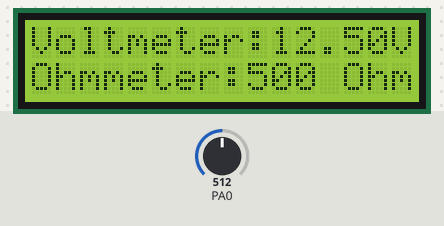
Bench run of a program on a simulated ATmega32, built with avr-gcc and emulated at 8 MHz. Shown: 16×2 character LCD. Wiring (inferred from the names in the program): character LCD (HD44780): RS PB0; R/W PB1; E PB2; data PD0, PD1, PD2, PD3, PD4, PD5, PD6, PD7. Inputs (shaded band) come from the test bench; at power-on: PA0 = 512.

Above: at 1.2 s.
1.3 s: PA0 set to 716
At 1.63 s:
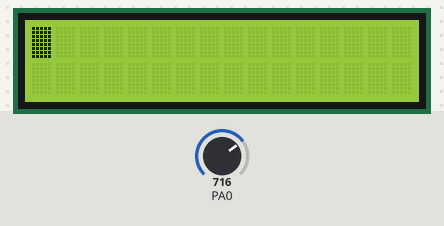
3.2 s: PA0 set to 900
At 4.0 s:
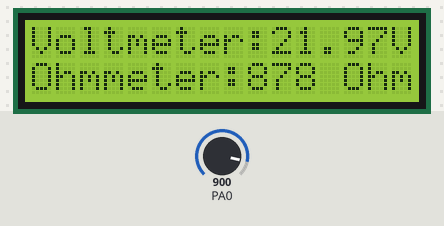
4.8 s: PA0 set to 1023
At 5.8 s:
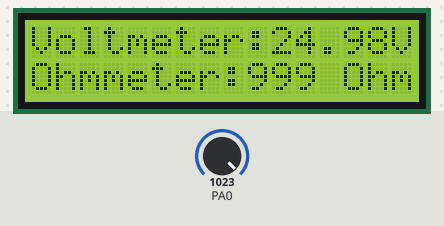
6.9 s: PA0 set to 1013
At 7.7 s:
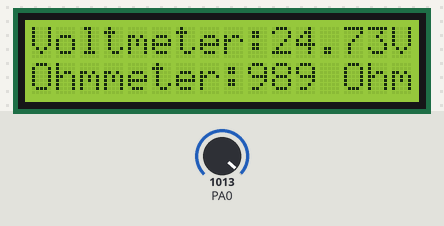
8.4 s: PA0 set to 306
At 9.6 s:
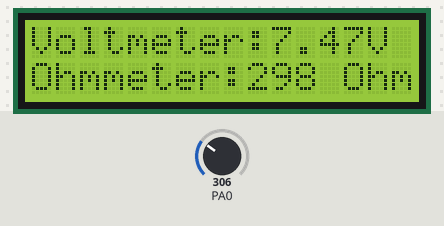
10.0 s: PA0 set to 0
At 11.5 s:
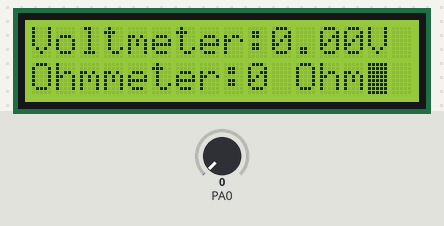
Timing chart, 0 to 12.6 s (numbered marks = the images above; inputs shaded):
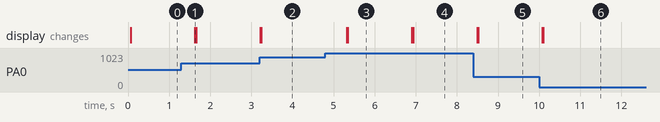

Measured:
- after the input at 1.3 s, the display: changes after 0.33 s (image 1)
- after the input at 3.2 s, the display: first changes at once (image 2 shows a later state)
- after the input at 4.8 s, the display: first changes after 0.52 s (image 3 shows a later state)
- after the input at 6.9 s, the display: first changes at once (image 4 shows a later state)
- after the input at 8.4 s, the display: first changes after 0.09 s (image 5 shows a later state)
- after the input at 10.0 s, the display: first changes after 0.08 s (image 6 shows a later state)

The program:

main.c
```c
/*
 * main.c
 *
 *  Created on: May 2, 2024
 *      Author: Hassan Bahnasy
 */
#include "STD_TYPES.h"
#include "BIT_MATH.h"
#define F_CPU      8000000UL
#include <util/delay.h>
#include <stdio.h>
#include <stdlib.h>

#include "DIO_interface.h"
#include "LCD_interface.h"
#include "ADC_interface.h"

void FloatToString(float num, char *buffer, int decimal_places,int width)
{
	dtostrf(num,width,decimal_places,buffer);
}

int main()
{
	u16 Local_u16DigitalValue,Local_u16AnalogValue;
	f32 Local_f32PreviousVoltmeterValue= 0xFFFF,Local_f32PreviousOhmmeterValue=0xFFFF;
	f32 Local_f32VoltmeterValue,Local_f32OhmmeterValue;
	u8 buffer[20];
	DIO_voidInit();
	LCD_voidInit();
	ADC_voidInit();
	while(1)
	{
		// Read ADC value from Channel 0 (Voltmeter)
		ADC_u8GetDigitalValueSynchNonBlocking(ADC_u8_CHANNEL_0,&Local_u16DigitalValue);
		Local_u16AnalogValue = ((u32)(Local_u16DigitalValue * 5000UL)/1024);
		Local_f32VoltmeterValue = ((Local_u16AnalogValue) / 5000.0) * 25.0;
		// Check if the voltmeter value has changed significantly
		if ((Local_f32VoltmeterValue - Local_f32PreviousVoltmeterValue) > 0.01 || (Local_f32PreviousVoltmeterValue - Local_f32VoltmeterValue) > 0.01)
		{
			// Update the LCD display with the new voltmeter value
			LCD_voidClearScreen();
			FloatToString(Local_f32VoltmeterValue, buffer, 2,4);
//			dtostrf(Local_f32VoltmeterValue,4,2,buffer);
			LCD_voidWriteString("Voltmeter:");
			LCD_voidWriteString(buffer);
			LCD_voidWriteString("V");
			Local_f32PreviousVoltmeterValue = Local_f32VoltmeterValue; // Update previous voltmeter value
		}
		// Read ADC value from Channel 0 (Ohmmeter)
		ADC_u8GetDigitalValueSynchNonBlocking(ADC_u8_CHANNEL_0, &Local_u16DigitalValue);
		Local_u16AnalogValue = (u16)((Local_u16DigitalValue * 5000UL) / 1024);
		Local_f32OhmmeterValue = (Local_u16AnalogValue/5000.0) *1000.0;
		// Check if the ohmmeter value has changed significantly
		if ((Local_f32OhmmeterValue - Local_f32PreviousOhmmeterValue) > 1 || (Local_f32PreviousOhmmeterValue - Local_f32OhmmeterValue) > 1)
		{
			// Update the LCD display with the new ohmmeter value
			LCD_u8GoToXY(LCD_u8_LINE2, 0);
			LCD_voidWriteString("Ohmmeter:");
			LCD_voidWriteNumber(Local_f32OhmmeterValue);
			LCD_voidWriteString(" Ohm");
			Local_f32PreviousOhmmeterValue = Local_f32OhmmeterValue; // Update previous ohmmeter value
		}

		// Delay to allow time for human observation
		_delay_ms(500);
	}

	return 0;
}
```

ADC_interface.h
```c
/****************************************************************************/
/************************* Name: Hassan Bahnasy     *************************/
/*************************    Date: 14/4/2024       *************************/
/*************************      SWC: ADC            *************************/
/*************************    Version: 1.0          *************************/
/****************************************************************************/
#ifndef ADC_INTERFACE_H
#define ADC_INTERFACE_H


#define ADC_u8_CHANNEL_0                   0
#define ADC_u8_CHANNEL_1                   1
#define ADC_u8_CHANNEL_2                   2
#define ADC_u8_CHANNEL_3                   3
#define ADC_u8_CHANNEL_4                   4
#define ADC_u8_CHANNEL_5                   5
#define ADC_u8_CHANNEL_6                   6
#define ADC_u8_CHANNEL_7                   7
#define ADC_u8_CHANNEL_00x10               8
#define ADC_u8_CHANNEL_10x10               9
#define ADC_u8_CHANNEL_00x200              10
#define ADC_u8_CHANNEL_10x200              11
#define ADC_u8_CHANNEL_22x10               12
#define ADC_u8_CHANNEL_32x10               13
#define ADC_u8_CHANNEL_22x200              14
#define ADC_u8_CHANNEL_32x200              15
#define ADC_u8_CHANNEL_01x1                16
#define ADC_u8_CHANNEL_11x1                17
#define ADC_u8_CHANNEL_21x1                18
#define ADC_u8_CHANNEL_31x1                19
#define ADC_u8_CHANNEL_41x1                20
#define ADC_u8_CHANNEL_51x1                21
#define ADC_u8_CHANNEL_61x1                22
#define ADC_u8_CHANNEL_71x1                23
#define ADC_u8_CHANNEL_02x1                24
#define ADC_u8_CHANNEL_12x1                25
#define ADC_u8_CHANNEL_22x1                26
#define ADC_u8_CHANNEL_32x1                27
#define ADC_u8_CHANNEL_42x1                28
#define ADC_u8_CHANNEL_52x1                29
#define ADC_u8_CHANNEL_VBG                 30
#define ADC_u8_CHANNEL_GND                 31


void ADC_voidInit(void);

u8 ADC_u8GetDigitalValueSynchNonBlocking(u8 Copy_u8ChannelNb, u16 *Copy_pu16DigitalValue);

u8 ADC_u8GetDigitalValueAsynch(u8 Copy_u8ChannelNb, void (*Copy_pfNotification) (u16));

u8 ADC_u8GetADCRegValue (u16 * Copy_pu16ADCValue);

#endif
```

ADC_program.c
```c
/****************************************************************************/
/************************* Name: Hassan Bahnasy     *************************/
/*************************    Date: 14/4/2024       *************************/
/*************************      SWC: ADC            *************************/
/*************************    Version: 1.0          *************************/
/****************************************************************************/
#include "STD_TYPES.h"
#include "BIT_MATH.h"

#include "ADC_interface.h"
#include "ADC_config.h"
#include "ADC_private.h"

static void (*ADC_pfNotification)(u16) = NULL;

/* ADC busy Flag */
static u8 ADC_u8BusyFlag = 0;

void ADC_voidInit(void)
{
	/* 1- Select Vref = AVCC
	   2- Right Adjust
	   3- Disable AutoTrigger
	   4- Select CLK/64
	   5- Enable ADC
	    */
	//1- Select Vref = AVCC
#if ADC_u8_VREF_OPTION == ADC_u8_VREF_AVCC
	CLR_BIT(ADC_u8_ADMUX_REG,7);
	SET_BIT(ADC_u8_ADMUX_REG,6);
#elif ADC_u8_VREF_OPTION == ADC_u8_VREF_AREF
	CLR_BIT(ADC_u8_ADMUX_REG,7);
	CLR_BIT(ADC_u8_ADMUX_REG,6);
#elif ADC_u8_VREF_OPTION == ADC_u8_VREF_VINTERNAL
	SET_BIT(ADC_u8_ADMUX_REG,7);
	SET_BIT(ADC_u8_ADMUX_REG,6);
#endif

	//2- Right Adjust
#if ADC_u8_ADJUST_OPTION == ADC_u8_RIGHT_ADJUST
	CLR_BIT(ADC_u8_ADMUX_REG,5);
#elif ADC_u8_ADJUST_OPTION == ADC_u8_LEFT_ADJUST
	SET_BIT(ADC_u8_ADMUX_REG,5);
#endif

	//3- Disable AutoTrigger
#if ADC_u8_AUTO_TRIGGER_MODE == ADC_u8_AUTO_TRIGGER_DISABLE
	CLR_BIT(ADC_u8_ADCSRA_REG,5);
#elif ADC_u8_AUTO_TRIGGER_MODE == ADC_u8_AUTO_TRIGGER_ENABLE
	SET_BIT(ADC_u8_ADCSRA_REG,5);
	#if ADC_u8_AUTO_TRIGGER_MODE == ADC_u8_AUTO_TRIGGER_FREE_RUNNING
		CLR_BIT(ADC_u8_SFIOR_REG,7);
		CLR_BIT(ADC_u8_SFIOR_REG,6);
		CLR_BIT(ADC_u8_SFIOR_REG,5);
	#elif ADC_u8_AUTO_TRIGGER_MODE == ADC_u8_AUTO_TRIGGER_ANALOG_COMPARATOR
		CLR_BIT(ADC_u8_SFIOR_REG,7);
		CLR_BIT(ADC_u8_SFIOR_REG,6);
		SET_BIT(ADC_u8_SFIOR_REG,5);
	#elif ADC_u8_AUTO_TRIGGER_MODE == ADC_u8_AUTO_TRIGGER_EXTERNAL_INTERRUPT
		CLR_BIT(ADC_u8_SFIOR_REG,7);
		SET_BIT(ADC_u8_SFIOR_REG,6);
		CLR_BIT(ADC_u8_SFIOR_REG,5);
	#elif ADC_u8_AUTO_TRIGGER_MODE == ADC_u8_AUTO_TRIGGER_TIMER0_COMPARE_MATCH_A
		CLR_BIT(ADC_u8_SFIOR_REG,7);
		SET_BIT(ADC_u8_SFIOR_REG,6);
		SET_BIT(ADC_u8_SFIOR_REG,5);
	#elif ADC_u8_AUTO_TRIGGER_MODE == ADC_u8_AUTO_TRIGGER_TIMER0_OVERFLOW
		SET_BIT(ADC_u8_SFIOR_REG,7);
		CLR_BIT(ADC_u8_SFIOR_REG,6);
		CLR_BIT(ADC_u8_SFIOR_REG,5);
	#elif ADC_u8_AUTO_TRIGGER_MODE == ADC_u8_AUTO_TRIGGER_TIMER_COMPARE_MATCH_B
		SET_BIT(ADC_u8_SFIOR_REG,7);
		CLR_BIT(ADC_u8_SFIOR_REG,6);
		SET_BIT(ADC_u8_SFIOR_REG,5);
	#elif ADC_u8_AUTO_TRIGGER_MODE == ADC_u8_AUTO_TRIGGER_TIMER1_OVERFLOW
		SET_BIT(ADC_u8_SFIOR_REG,7);
		SET_BIT(ADC_u8_SFIOR_REG,6);
		CLR_BIT(ADC_u8_SFIOR_REG,5);
	#elif ADC_u8_AUTO_TRIGGER_MODE == ADC_u8_AUTO_TRIGGER_TIMER1_CAPTURE_EVENT
		SET_BIT(ADC_u8_SFIOR_REG,7);
		SET_BIT(ADC_u8_SFIOR_REG,6);
		SET_BIT(ADC_u8_SFIOR_REG,5);
	#endif
#endif

	//4- Select CLK/64
#if ADC_u8_PRESCALER == ADC_u8_PRESCALER_64
	SET_BIT(ADC_u8_ADCSRA_REG,2);
	SET_BIT(ADC_u8_ADCSRA_REG,1);
	CLR_BIT(ADC_u8_ADCSRA_REG,0);
#elif ADC_u8_PRESCALER == ADC_u8_PRESCALER_2
	CLR_BIT(ADC_u8_ADCSRA_REG,2);
	CLR_BIT(ADC_u8_ADCSRA_REG,1);
	CLR_BIT(ADC_u8_ADCSRA_REG,0);
#elif ADC_u8_PRESCALER == ADC_u8_PRESCALER_4
	CLR_BIT(ADC_u8_ADCSRA_REG,2);
	SET_BIT(ADC_u8_ADCSRA_REG,1);
	CLR_BIT(ADC_u8_ADCSRA_REG,0);
#elif ADC_u8_PRESCALER == ADC_u8_PRESCALER_8
	CLR_BIT(ADC_u8_ADCSRA_REG,2);
	SET_BIT(ADC_u8_ADCSRA_REG,1);
	SET_BIT(ADC_u8_ADCSRA_REG,0);
#elif ADC_u8_PRESCALER == ADC_u8_PRESCALER_16
	SET_BIT(ADC_u8_ADCSRA_REG,2);
	CLR_BIT(ADC_u8_ADCSRA_REG,1);
	CLR_BIT(ADC_u8_ADCSRA_REG,0);
#elif ADC_u8_PRESCALER == ADC_u8_PRESCALER_32
	SET_BIT(ADC_u8_ADCSRA_REG,2);
	CLR_BIT(ADC_u8_ADCSRA_REG,1);
	SET_BIT(ADC_u8_ADCSRA_REG,0);
#elif ADC_u8_PRESCALER == ADC_u8_PRESCALER_128
	SET_BIT(ADC_u8_ADCSRA_REG,2);
	SET_BIT(ADC_u8_ADCSRA_REG,1);
	SET_BIT(ADC_u8_ADCSRA_REG,0);
#endif

	//5- Enable ADC
	SET_BIT(ADC_u8_ADCSRA_REG,7);

}

u8 ADC_u8GetDigitalValueSynchNonBlocking(u8 Copy_u8ChannelNb, u16 *Copy_pu16DigitalValue)
{
	u8 Local_u8ErrorState = STD_TYPES_OK;
	u32 Local_u32TimeOutCounter = 0;
	if((Copy_u8ChannelNb < 32)  && (Copy_pu16DigitalValue != NULL) && (ADC_u8BusyFlag == 0))
	{
		/* Set ADC Busy Flag  */
		ADC_u8BusyFlag = 1;
		/* Clear MUX4..0 */
		ADC_u8_ADMUX_REG &= 0b11100000;
		/* Select Channel */
		ADC_u8_ADMUX_REG |= Copy_u8ChannelNb;
		/* Start Conversion */
		SET_BIT(ADC_u8_ADCSRA_REG,6);
		/* Wait Flag = 1 */
		while((GET_BIT(ADC_u8_ADCSRA_REG,4) == 0) && (Local_u32TimeOutCounter < ADC_u32_TIME_OUT_MAX_VALUE))
		{
			Local_u32TimeOutCounter++;
		}
		if(GET_BIT(ADC_u8_ADCSRA_REG,4)!= 0)//(Local_u32TimeOutCounter<ADC_u32_TIME_OUT_MAX_VALUE)
		{
			/* Clear Flag */
			ADC_u8BusyFlag = 0;
			/* Clear flag */
			SET_BIT(ADC_u8_ADCSRA_REG,4);
			/* Read the Digital Value */
			*Copy_pu16DigitalValue = ADC_u16_ADC_REG;
		}
		else
		{
			Local_u8ErrorState = STD_TYPES_NOK;
		}
	}
	else
	{
		Local_u8ErrorState = STD_TYPES_NOK;
	}
	return Local_u8ErrorState;
}


u8 ADC_u8GetDigitalValueAsynch(u8 Copy_u8ChannelNb, void (*Copy_pfNotification) (u16))
{
	u8 Local_u8ErrorState = STD_TYPES_OK;
	if((Copy_u8ChannelNb < 32)  && (Copy_pfNotification != NULL) && (ADC_u8BusyFlag == 0))
	{
		/* Set ADC Busy Flag  */
		ADC_u8BusyFlag = 1;
		/* Update Global Pointer to a function */
		ADC_pfNotification = Copy_pfNotification;
		/* Enable ADC Interrupt */
		SET_BIT(ADC_u8_ADCSRA_REG,3);
		/* Clear MUX4..0 */
		ADC_u8_ADMUX_REG &= 0b11100000;
		/* Select Channel */
		ADC_u8_ADMUX_REG |= Copy_u8ChannelNb;
		/* Start Conversion */
		SET_BIT(ADC_u8_ADCSRA_REG,6);
	}
	else
	{
		Local_u8ErrorState = STD_TYPES_NOK;
	}
	return Local_u8ErrorState;
}
u8 ADC_u8GetADCRegValue (u16 * Copy_pu16ADCValue)
{
	u8 Local_u8ErrorState = STD_TYPES_OK;
	if(Copy_pu16ADCValue != NULL)
	{
		/* Read ADC Register */
		*Copy_pu16ADCValue = ADC_u16_ADC_REG;
	}
	else
	{
		Local_u8ErrorState = STD_TYPES_NOK;
	}
	return Local_u8ErrorState;
}

/* Prototype for ADC ISR */
void __vector_16(void)  __attribute__((signal));
void __vector_16(void)
{
	if(ADC_pfNotification != NULL)
	{
		/* Clear Flag */
		ADC_u8BusyFlag = 0;
		/* Clear PIE of ADC */
		CLR_BIT(ADC_u8_ADCSRA_REG,3);
		/* Calling Notification Function */
		ADC_pfNotification(ADC_u16_ADC_REG);
	}
}
```

ADC_config.h
```c
/****************************************************************************/
/************************* Name: Hassan Bahnasy     *************************/
/*************************    Date: 14/4/2024       *************************/
/*************************      SWC: ADC            *************************/
/*************************    Version: 1.0          *************************/
/****************************************************************************/
#ifndef ADC_CONFIG_H
#define ADC_CONFIG_H

#define ADC_u32_TIME_OUT_MAX_VALUE            50000


/* Options for Vref
	1-ADC_u8_VREF_AREF
	2-ADC_u8_VREF_AVCC
	3-ADC_u8_VREF_VINTERNAL*/
#define ADC_u8_VREF_OPTION                   ADC_u8_VREF_AVCC

/* Options for Adjust
	1-ADC_u8_RIGHT_ADJUST
	2-ADC_u8_LEFT_ADJUST*/
#define ADC_u8_ADJUST_OPTION                ADC_u8_RIGHT_ADJUST

/* Options for auto trigger
	1-ADC_u8_AUTO_TRIGGER_DISABLE
	2-ADC_u8_AUTO_TRIGGER_ENABLE*/
#define ADC_u8_AUTO_TRIGGER_MODE            ADC_u8_AUTO_TRIGGER_DISABLE
/* Options for prescaler
	1-ADC_u8_PRESCALER_2
	2-ADC_u8_PRESCALER_4
	3-ADC_u8_PRESCALER_8
	4-ADC_u8_PRESCALER_16
	5-ADC_u8_PRESCALER_32
	6-ADC_u8_PRESCALER_64
	7-ADC_u8_PRESCALER_128*/
#define ADC_u8_PRESCALER                    ADC_u8_PRESCALER_64
/* Options for ADC auto-trigger source
	1-ADC_u8_AUTO_TRIGGER_FREE_RUNNING
	2-ADC_u8_AUTO_TRIGGER_ANALOG_COMPARATOR
	3-ADC_u8_AUTO_TRIGGER_EXTERNAL_INTERRUPT
	4-ADC_u8_AUTO_TRIGGER_TIMER0_COMPARE_MATCH_A
	5-ADC_u8_AUTO_TRIGGER_TIMER0_OVERFLOW
	6-ADC_u8_AUTO_TRIGGER_TIMER_COMPARE_MATCH_B
	7-ADC_u8_AUTO_TRIGGER_TIMER1_OVERFLOW
	8-ADC_u8_AUTO_TRIGGER_TIMER1_CAPTURE_EVENT*/
#define ADC_u8_AUTO_TRIGGER_MODE            ADC_u8_AUTO_TRIGGER_FREE_RUNNING


#endif
```

LCD_config.h
```c
/****************************************************************************/
/************************* Name: Hassan Bahnasy     *************************/
/*************************    Date: 29/2/2024       *************************/
/*************************      SWC: LCD            *************************/
/*************************    Version: 1.0          *************************/
/****************************************************************************/

#ifndef LCD_CONFIG_H
#define LCD_CONFIG_H

/******************** Macros for LCD ********************/
/*Options: 1- DIO_u8_PORTA
		   2- DIO_u8_PORTB
		   3- DIO_u8_PORTC
           4- DIO_u8_PORTD */

#define LCD_u8_CTRL_PORT  DIO_u8_PORTB
#define LCD_u8_DATA_PORT  DIO_u8_PORTD

/*Options: 1- DIO_u8_PIN0
		   2- DIO_u8_PIN1
		   3- DIO_u8_PIN2
           4- DIO_u8_PIN3
           5- DIO_u8_PIN4
           6- DIO_u8_PIN5
           7- DIO_u8_PIN6
           8- DIO_u8_PIN7 */

#define LCD_u8_RS_PIN     DIO_u8_PIN0
#define LCD_u8_RW_PIN     DIO_u8_PIN1
#define LCD_u8_E_PIN      DIO_u8_PIN2

/********************************************************/
/*Options:1- LCD_u8_MODE_8_BIT
		  2- LCD_u8_MODE_4_BIT*/

#define LCD_u8_MODE       LCD_u8_MODE_8_BIT
/*********** Macros for LCD Commands ********************/
/*Options:  1- 0x38 --> 8bit-mode , 2 Lines , 5*7 dots
			2- 0x28 --> 4bit-mode , 2 Lines , 5*7 dots*/
#define LCD_u8_FUNCTION_SET_CMND  0x38
/********************************************************/
/*Options:  1- 0x0F --> Display on , Cursor Display on , Blinking on
			2-*/
#define LCD_u8_DISPLAY_CONTROL_CMND  0x0F
/********************************************************/
#define LCD_u8_DISPLAY_CLEAR_CMND   0x01
/********************************************************/
/*Options:  1- 0x06 --> Increase , no shift
			2-*/
#define LCD_u8_ENTRY_MODE_SET_CMND   0x06
/********************************************************/


#endif
```

LCD_interface.h
```c
/****************************************************************************/
/************************* Name: Hassan Bahnasy     *************************/
/*************************    Date: 29/2/2024       *************************/
/*************************      SWC: LCD            *************************/
/*************************    Version: 1.0          *************************/
/****************************************************************************/

#ifndef LCD_INTERFACE_H
#define LCD_INTERFACE_H

#define LCD_u8_LINE1    1
#define LCD_u8_LINE2    2

#define LCD_u8_CHAR0        0
#define LCD_u8_CHAR1        1
#define LCD_u8_CHAR2        2
#define LCD_u8_CHAR3        3
#define LCD_u8_CHAR4        4
#define LCD_u8_CHAR5        5
#define LCD_u8_CHAR6        6
#define LCD_u8_CHAR7        7

#define LCD_u8_FIRSTLINE_ADDRESS      0x80
#define LCD_u8_SECONDLINE_ADDRESS     0xC0

// Define macros for accessing custom characters in CGRAM
#define LCD_u8_CUSTOM_CHAR_0_ADDRESS  0x00 // Address of custom character 0 in CGRAM
#define LCD_u8_CUSTOM_CHAR_1_ADDRESS  0x08 // Address of custom character 1 in CGRAM
#define LCD_u8_CUSTOM_CHAR_2_ADDRESS  0x10 // Address of custom character 2 in CGRAM
#define LCD_u8_CUSTOM_CHAR_3_ADDRESS  0x18 // Address of custom character 3 in CGRAM
#define LCD_u8_CUSTOM_CHAR_4_ADDRESS  0x20 // Address of custom character 4 in CGRAM
#define LCD_u8_CUSTOM_CHAR_5_ADDRESS  0x28 // Address of custom character 5 in CGRAM
#define LCD_u8_CUSTOM_CHAR_6_ADDRESS  0x30 // Address of custom character 6 in CGRAM
#define LCD_u8_CUSTOM_CHAR_7_ADDRESS  0x38 // Address of custom character 7 in CGRAM
// Define macros for commands to access custom characters in CGRAM
#define LCD_SET_CGRAM_ADDRESS_COMMAND(address) ((address & 0b00111111) | 0b01000000)
#define LCD_u8_CUSTOM_CHAR_0_COMMAND LCD_SET_CGRAM_ADDRESS_COMMAND(LCD_u8_CUSTOM_CHAR_0_ADDRESS)
#define LCD_u8_CUSTOM_CHAR_1_COMMAND LCD_SET_CGRAM_ADDRESS_COMMAND(LCD_u8_CUSTOM_CHAR_1_ADDRESS)
#define LCD_u8_CUSTOM_CHAR_2_COMMAND LCD_SET_CGRAM_ADDRESS_COMMAND(LCD_u8_CUSTOM_CHAR_2_ADDRESS)
#define LCD_u8_CUSTOM_CHAR_3_COMMAND LCD_SET_CGRAM_ADDRESS_COMMAND(LCD_u8_CUSTOM_CHAR_3_ADDRESS)
#define LCD_u8_CUSTOM_CHAR_4_COMMAND LCD_SET_CGRAM_ADDRESS_COMMAND(LCD_u8_CUSTOM_CHAR_4_ADDRESS)
#define LCD_u8_CUSTOM_CHAR_5_COMMAND LCD_SET_CGRAM_ADDRESS_COMMAND(LCD_u8_CUSTOM_CHAR_5_ADDRESS)
#define LCD_u8_CUSTOM_CHAR_6_COMMAND LCD_SET_CGRAM_ADDRESS_COMMAND(LCD_u8_CUSTOM_CHAR_6_ADDRESS)
#define LCD_u8_CUSTOM_CHAR_7_COMMAND LCD_SET_CGRAM_ADDRESS_COMMAND(LCD_u8_CUSTOM_CHAR_7_ADDRESS)

// Define macros for shift patterns
#define LCD_u8_SHIFT_CURSOR_LEFT_CMND       0x10 // Shift cursor left (Decrement cursor position)
#define LCD_u8_SHIFT_CURSOR_RIGHT_CMND      0x14 // Shift cursor right (Increment cursor position)
#define LCD_u8_SHIFT_DISPLAY_LEFT_CMND      0x18 // Shift display left (Scroll display to the left)
#define LCD_u8_SHIFT_DISPLAY_RIGHT_CMND     0x1C // Shift display right (Scroll display to the right)

void LCD_voidInit(void);

void LCD_voidSendCmnd(u8 Copy_u8Cmnd);

void LCD_voidSendChar(u8 Copy_u8Char);

void LCD_voidWriteString(u8* Copy_pu8String);

void LCD_voidWriteNumber(u32 Copy_u32Number);

u8 LCD_u8GoToXY(u8 Copy_u8LineNum, u8 Copy_u8Location);

void LCD_voidClearScreen(void);

u8 LCD_voidWriteSpecialChar(u8 Copy_u8CharNum, u8* Copy_pu8Char,u8 Copy_u8LineNum, u8 Copy_u8Location);

void LCD_voidSendHalfCmnd(u8 Copy_u8HalfCmnd);


#endif
```

Source omitted: LCD_program.c (9508 bytes), ADC_private.h (2428 bytes), BIT_MATH.h (693 bytes), DIO_config.h (5584 bytes), DIO_interface.h (1569 bytes), DIO_private.h (1632 bytes), DIO_program.c (8728 bytes), LCD_private.h (588 bytes), STD_TYPES.h (941 bytes)
